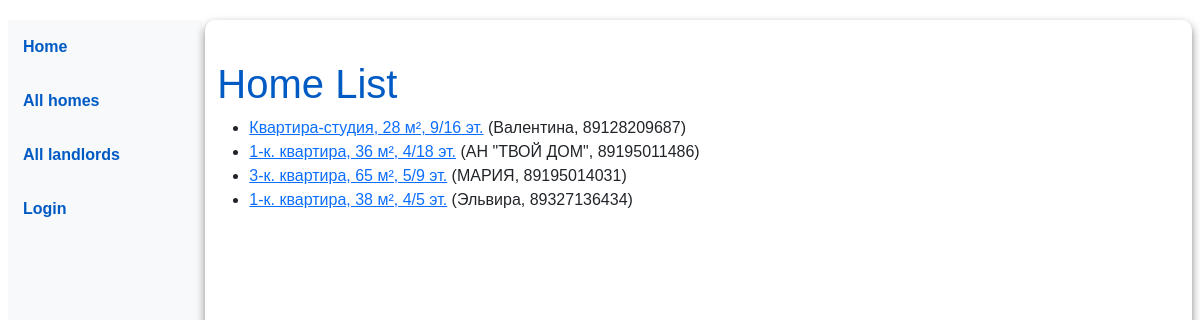
The page /catalog/homes/ on the database as committed earlier.
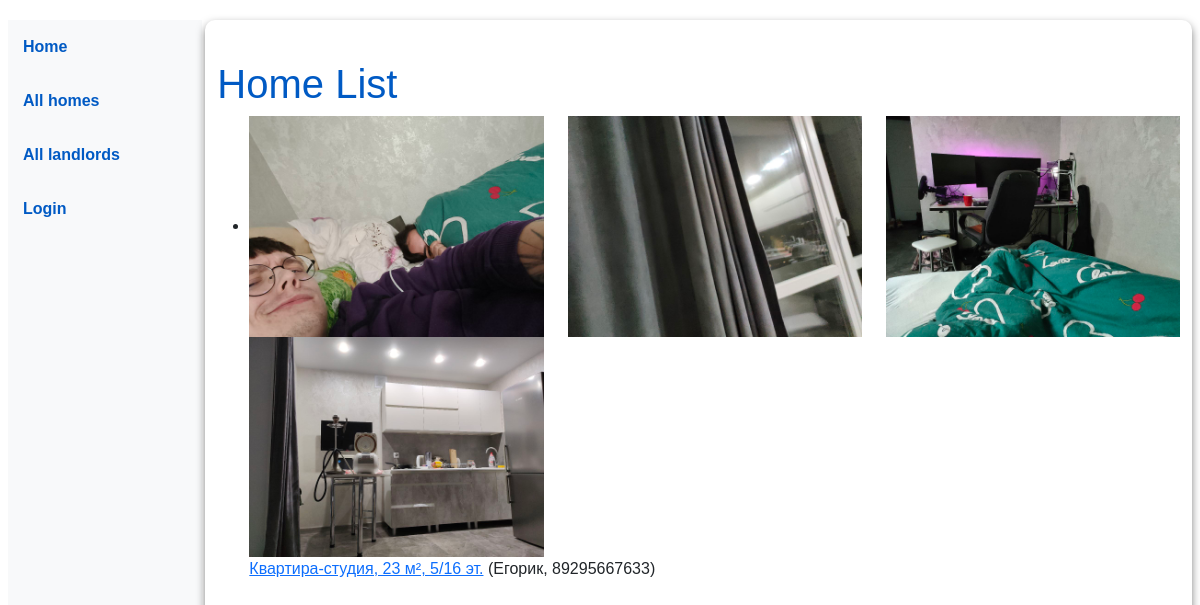
The same page on the database as committed later.
### catalog/models.py (models this page shows, shortened)
class Home(models.Model):
    title = models.CharField(
        max_length=200,
        help_text="Краткое описание квартиры"
    )
    landlord = models.ForeignKey(
        'Landlord',
        on_delete=models.SET_NULL,
        null=True,
        help_text="Арендодатель квартиры"
    )
    description = models.TextField(
        max_length=1000,
        help_text="Введите описание квартиры"
    )
    price = models.CharField(
        max_length=10,
        help_text="Цена аренды"
    )
    quantity = models.ForeignKey(
        'QuantityRooms',
        on_delete=models.SET_NULL,
        null=True,
        help_text="Выберите количество комнат"
    )
    city = models.CharField(
        max_length=100,
        help_text="Город, где находится квартира"
    )
    street = models.CharField(
        max_length=200,
        help_text="Улица, где находится квартира"
    )
    house_number = models.CharField(
        max_length=10,
        help_text="Номер дома"
    )
    apartment_number = models.CharField(
        max_length=10,
        help_text="Номер квартиры",
        blank=True
    )
    original_address = models.URLField(
        unique=True,
        blank = True,
        null=True,
        help_text="Уникальный URL с оригинального сайта"
    )
    id = models.UUIDField(
        primary_key=True,
        default=uuid.uuid4,
        help_text="Уникальный ID квартиры"
    )
    views_count = models.IntegerField(
        default=0
    )
    publication_date = models.DateTimeField(
        auto_now_add=True
    )
    adrs = models.CharField(
        max_length=100,
        help_text="Адрес из объявления",
        blank=True
    )
    class Meta:
        ordering = ["city", "street", "house_number", "price"]
    def get_absolute_url(self):
        return reverse('home-detail', args=[str(self.id)])

class Landlord(models.Model):
    user = models.OneToOneField(User, on_delete=models.CASCADE, related_name="landlord", null=True, blank=True)
    name = models.CharField(max_length=100)
    phone_number = models.CharField(max_length=100)
    def __str__(self):
        return f"{self.name}, {self.phone_number}"

class HomeImage(models.Model):
    home = models.ForeignKey('Home', on_delete=models.CASCADE, related_name='images')
    image = models.ImageField(upload_to='home_images/', help_text="Загрузите изображение квартиры")

### catalog/views.py (the view)
# urls.py: path('homes/', views.HomeListView.as_view(), name='homes'),
class HomeListView(generic.ListView):
    model = Home
    template_name = 'catalog/home_list.html'  # Укажите путь к шаблону
    context_object_name = 'home_list'  # Имя переменной контекста для шаблона
    paginate_by = 50  # Опционально: количество элементов на странице

### catalog/templates/catalog/home_list.html
{% extends "base_generic.html" %}
{% block content %}
    <h1>Home List</h1>
    {% if home_list %}
    <ul>
      {% for home in home_list %}
      <li>
       {% if home.images.all %}
         <div class="row">
             {% for image in home.images.all %}
                 <div class="col-md-4">
                     <img src="{{ image.image.url }}" class="img-fluid" alt="Image of {{ home.title }}">
                 </div>
             {% endfor %}
         </div>
       {% endif %}
        <a href="{{ home.get_absolute_url }}">{{ home.title }}</a> ({{home.landlord}})
      </li>
      {% endfor %}
    </ul>
    {% else %}
      <p>There are no home in the city.</p>
    {% endif %}
{% endblock %}

### catalog/templates/base_generic.html (shortened to what this page needs)
<!doctype html>
<html lang="en">
  <head>
    <link rel="stylesheet" href="https://cdn.jsdelivr.net/npm/bootstrap@5.3.0/dist/css/bootstrap.min.css" />
    {% load static %}
    <link rel="stylesheet" href="{% static 'css/styles.css' %}" />
  </head>
  <body>
    <div class="container-fluid">
      <div class="row">
        <nav class="col-sm-2 bg-light sidebar">
          {% block sidebar %}
            <ul class="nav flex-column">
              <li class="nav-item"><a class="nav-link" href="{% url 'index' %}">Home</a></li>
              <li class="nav-item"><a class="nav-link" href="{% url 'homes' %}">All homes</a></li>
              <li class="nav-item"><a class="nav-link" href="{% url 'landlords' %}">All landlords</a></li>
              {% if user.is_authenticated %}
                  <li class="nav-item"><a class="nav-link" href="{% url 'profile' %}">Profile</a></li>
                  <li class="nav-item"><a class="nav-link" href="{% url 'logout' %}">Logout</a></li>
                  <li class="nav-item"><a class="nav-link" href="{% url 'home_form' %}">Place the ad</a></li>
              {% else %}
                  <li class="nav-item"><a class="nav-link" href="{% url 'login' %}">Login</a></li>
              {% endif %}
            </ul>
          {% endblock %}
        </nav>
        <main class="col-sm-10">
          {% block content %}{% endblock %}
        </main>
      </div>
    </div>
  </body>
</html>

### catalog/static/css/styles.css (style rules this page uses)
body { font-family: Arial, sans-serif; margin: 0; padding: 0; background-color: #ffffff; }
.container-fluid { padding: 20px; }
.sidebar { padding: 5px; height: 100vh; overflow-y: auto; border-right: 3px solid #ffffff; }
.sidebar ul { list-style-type: none; padding: 0; }
.sidebar .nav-item { margin-bottom: 10px; }
.sidebar .nav-link { color: #005ac4; text-decoration: none; font-weight: 900; padding: 10px; display: block; border-radius: 5px; transition: background-color 0.3s ease; }
main { padding: 20px; background-color: #ffffff; border-radius: 10px; box-shadow: 0 4px 8px rgba(0, 0, 0, 0.5); }
h1, h2, h3 { color: #005ac4; margin-top: 20px; }

Rows that differ between the two databases and show on the page:
removed Home: title "Квартира-студия, 28 м², 9/16 эт.", landlord "Валентина, 89128209687"
removed Home: title "1-к. квартира, 36 м², 4/18 эт.", landlord "АН \"ТВОЙ ДОМ\", 89195011486"
removed Home: title "3-к. квартира, 65 м², 5/9 эт.", landlord "МАРИЯ, 89195014031"
removed Home: title "1-к. квартира, 38 м², 4/5 эт.", landlord "Эльвира, 89327136434"
added Home: title "Квартира-студия, 23 м², 5/16 эт.", landlord "Егорик, 89295667633"
added HomeImage: image (picture)
added HomeImage: image (picture)
added HomeImage: image (picture)
added HomeImage: image (picture)
